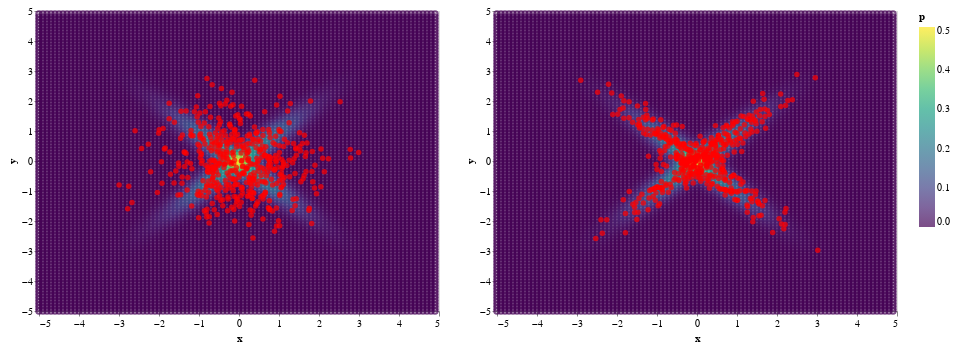

Source (notebook cell):
### Code cell
fig = get_density_chart(distribution, d=5.0, step=0.1, concat=mix_means[0, 2:])
fig = (fig + get_particles_chart(x_init.cpu().numpy())) | (
    fig + get_particles_chart(x.cpu().numpy())
)
fig

### Figure 1 — Vega-Lite specification as saved in the notebook (floating-point values rounded to 4 significant figures; data arrays with more than 128 entries replaced by an {"elided": "..."} marker saying what was removed)
{"config": {"view": {"continuousWidth": 400, "continuousHeight": 300}}, "hconcat": [{"layer": [{"data": {"name": "data-7daad77798f15bba7ac44667579fe035"}, "mark": "point", "encoding": {"color": {"type": "quantitative", "field": "p", "scale": {"scheme": "viridis"}}, "tooltip": [{"type": "quantitative", "field": "x"}, {"type": "quantitative", "field": "y"}, {"type": "quantitative", "field": "p"}], "x": {"type": "quantitative", "field": "x"}, "y": {"type": "quantitative", "field": "y"}}}, {"data": {"name": "data-7d63440a4d82212c9562b7e825060b09"}, "mark": {"type": "circle", "color": "red"}, "encoding": {"x": {"type": "quantitative", "field": "x"}, "y": {"type": "quantitative", "field": "y"}}}]}, {"layer": [{"data": {"name": "data-7daad77798f15bba7ac44667579fe035"}, "mark": "point", "encoding": {"color": {"type": "quantitative", "field": "p", "scale": {"scheme": "viridis"}}, "tooltip": [{"type": "quantitative", "field": "x"}, {"type": "quantitative", "field": "y"}, {"type": "quantitative", "field": "p"}], "x": {"type": "quantitative", "field": "x"}, "y": {"type": "quantitative", "field": "y"}}}, {"data": {"name": "data-3ffb23a9fa28b951ed7e4066100ba817"}, "mark": {"type": "circle", "color": "red"}, "encoding": {"x": {"type": "quantitative", "field": "x"}, "y": {"type": "quantitative", "field": "y"}}}]}], "$schema": "https://vega.github.io/schema/vega-lite/v4.8.1.json", "datasets": {"data-7daad77798f15bba7ac44667579fe035": {"elided": "10000 records"}, "data-7d63440a4d82212c9562b7e825060b09": {"elided": "500 records"}, "data-3ffb23a9fa28b951ed7e4066100ba817": {"elided": "500 records"}}}
